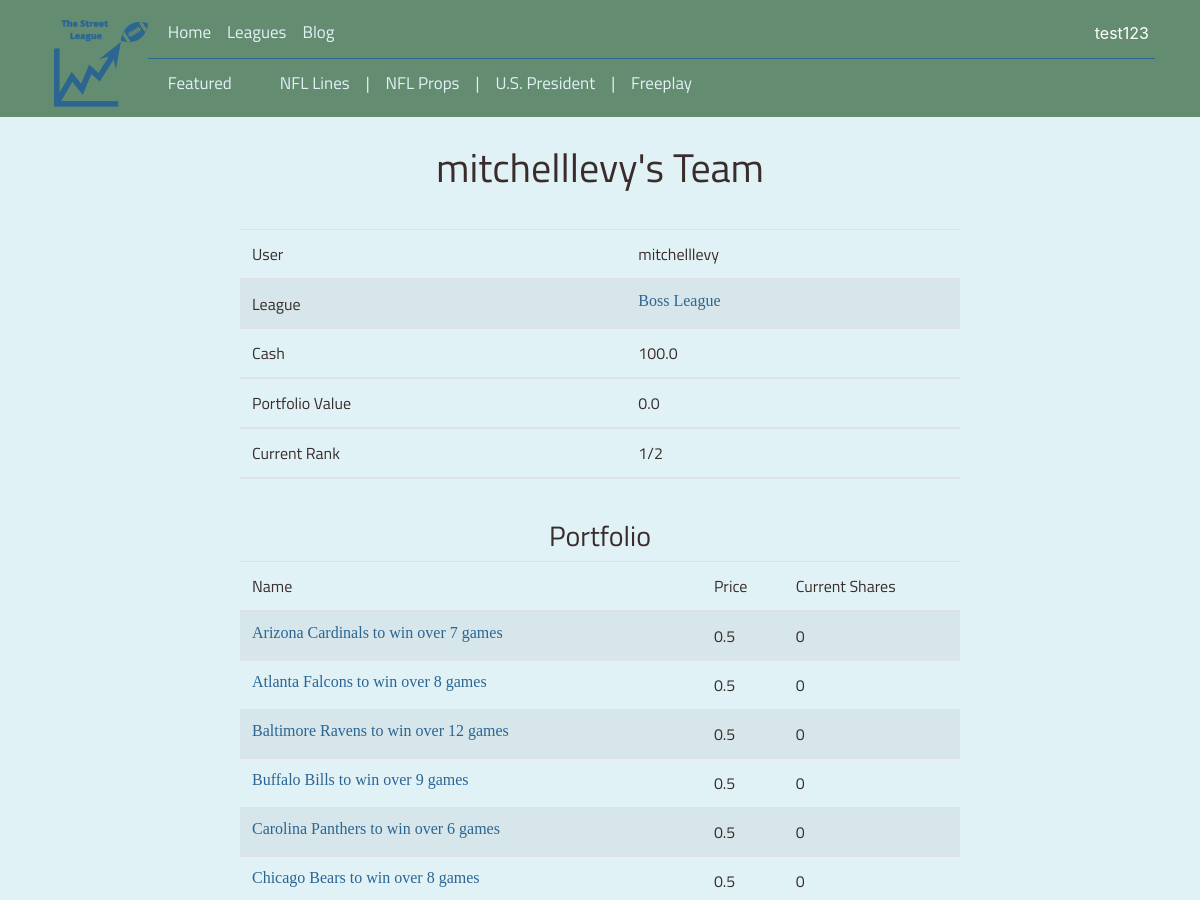
/team/17/ (signed in, upper part), run on an earlier commit of the app's database.
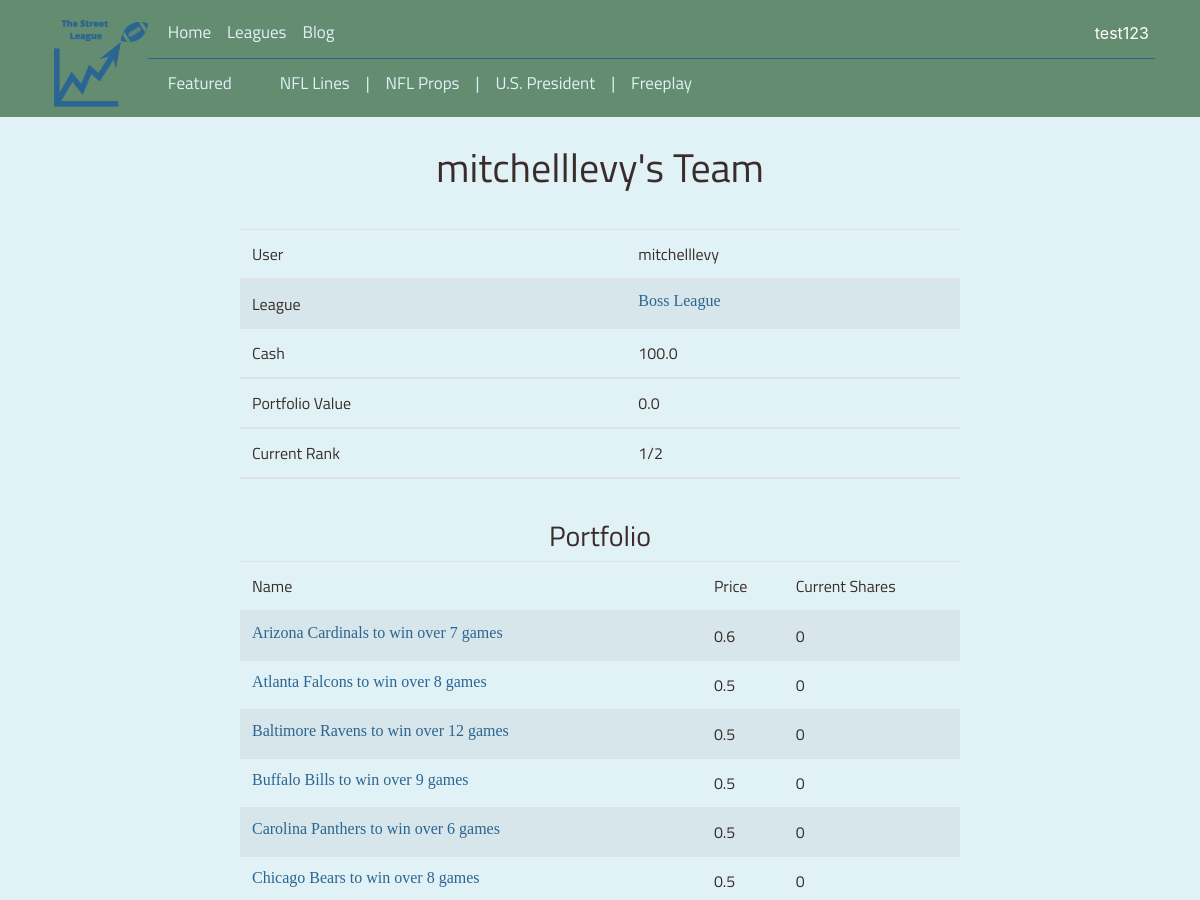
And on a later commit of the database.
### fantasyworld/models.py (models this page shows, shortened)
class Stock(models.Model):
	stock_set = models.ForeignKey(StockSet, on_delete = models.CASCADE)
	name = models.CharField(max_length=100,  default="Untitled")
	price = models.FloatField()
	transactions = models.ManyToManyField(Team, through = 'StockTransaction',
		default=None)
	description = models.CharField(max_length=1000, null=True, blank=True)
	stock_type = models.CharField(max_length=100, default='Generic')

### fantasyworld/views/league_views.py (the view)
# urls.py: path('team/<int:team_id>/', views.team_home,
def team_home(request, team_id):
	user = request.user
	try:
		team = Team.objects.get(pk=team_id)
	except Team.DoesNotExist:
		raise Http404("Team Does Not Exist :(")
	is_current_users_team = team.user.user == user
	league_session = team.league_session
	noncash_portfolio_value = 0
	'''get list of all stocks available for purchase/sale'''
	stock_sets = StockSet.objects.filter(league_session=league_session)
	all_stocks = []
	for stock_set in stock_sets:
		stocks = Stock.objects.filter(stock_set=stock_set)
		all_stocks += stocks
	teams_stocks = {}
	for stock in all_stocks:
		teams_stocks[stock] = team.get_current_stock_quantity(stock)
		noncash_portfolio_value += teams_stocks[stock] * stock.price
	return render(request, 'fantasyworld/team_home.html',
		context={'team': team,
				'teams_stocks': teams_stocks,
				'noncash_portfolio_value': noncash_portfolio_value,
				'is_current_users_team': is_current_users_team})

### fantasyworld/models.py (called while the page is built)
	def get_current_stock_quantity(self, stock):
		quantity = 0
		transactions = stock.stocktransaction_set.filter(team=self)
		for transaction in transactions:
			if transaction.bought_stock == True:
				quantity += transaction.quantity
			if transaction.sold_stock == True:
				quantity -= transaction.quantity
		return quantity

### fantasyworld/templates/fantasyworld/team_home.html (shortened to what this page needs)
{% extends 'fantasyworld/bases/base.html' %}
{% block content %}
{% if user.is_authenticated %}
<br>
<h1>{{team.team_name}}</h1>
<br>
  <table class="table table-striped" style="margin-top: 5px;">
    <thead>
      <th scope="col">User </th>
      <th scope="col">{{team.user.user}}</a></th>
    </thead>
      <th scope="col">League </th>
      <th scope="col"><a href ="{% url 'fantasyworld:league_home' team.league_session.league.id %}">{{team.league_session.league.name}}</a></th>
  	<thead>
  		<th scope="col">Cash </th>
  		<th scope="col">{{team.budget}}</th>
  	</thead>
  	<thead>
  		<th scope="col">Portfolio Value </th>
  		<th scope="col">{{noncash_portfolio_value}}</th>
  	</thead>
  	<thead>
  		<th scope="col">Current Rank </th>
  		<th scope="col">1/2</th>
  	</thead>
  </table>
  <br>
 	<h3> Portfolio </h3>
  {% if teams_stocks %}
  <table class="table table-striped" style="margin-top: 5px;">
    <thead>
      <tr>
        <th scope="col">Name</th>
        <th scope="col">Price</th>
        <th scope="col">Current Shares</th>
      </tr>
    </thead>
    <tbody>
      {% for stock, current_quantity in teams_stocks.items %}
        <tr>
        <th> <a href="{% url 'fantasyworld:stock_detail' stock.id %}"> {{stock.name}} </a> </th>
        <th> {{stock.price}} </th>
        <th> {{current_quantity}} </th>
        </tr>
      {% endfor %}
    </tbody>
  </table>
  {% endif %}
{% endif %}
{% endblock %}

What changed in the data, as far as the page shows it:
changed Stock "Arizona Cardinals to win over 7 games": price "0.5" → "0.6"
